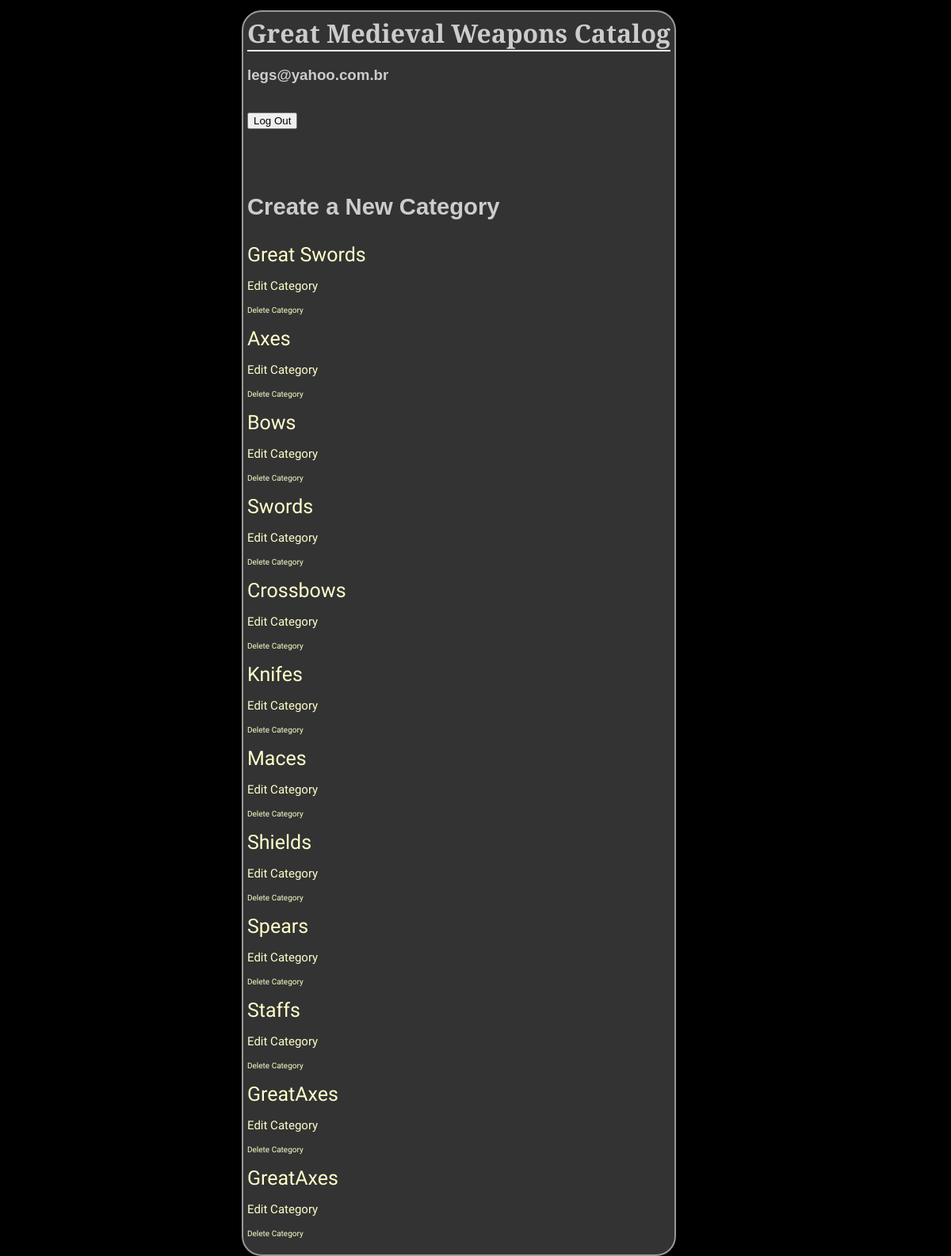
The page /weaponsGuide/ (signed in) on the database its author committed.
### database_setup_weapons.py (models this page shows, shortened)
class Categories(Base):
    __tablename__ = 'categories'
    id = Column(Integer, primary_key=True)
    name = Column(String(250), nullable=False)
    owner = Column(String(80), ForeignKey('user.email'))
    user = relationship(User)

### finalproject.py (the view, shortened to what this page needs)
@app.route('/weaponsGuide/', methods=['GET', 'POST'])
def showCategories():
    DBSession = sessionmaker(bind=engine)
    session = DBSession()
    categories = session.query(Categories).all()
    return render_template('home.html', categories = categories, email= login_session['email'])

### templates/home.html (shortened to what this page needs)
<html>
<head>
<link rel=stylesheet type=text/css href="{{ url_for('static', filename='styles.css') }}">
</head>
<body>
<div class = 'pane quarter'>
	<h1>Great Medieval Weapons Catalog</h1>
	<h3 id="userEmail">{{email}}</h3>
	<div id="buttons">
			<p><a id="DBlogout"  href="{{url_for('logout')}}" onclick="DBlogout();"><input type='button' value='Log Out'></a></p>
	</div>
 <div class="itemspane">
		<a href="{{ url_for('newCategory')}}" > <h3> Create a New Category </h3> </a>
		{% for category in categories %}
		<p><a class="category" href = "{{url_for('showCat', category_id = category.id)}}">{{category.name}}</a></p>
		<p><a id="EditC" href = "{{url_for('editCategory', category_id = category.id)}}">Edit Category</a></p>
		<p> <a id="DelC" href = "{{url_for('deleteCategory', category_id = category.id)}}">Delete Category</a></p>
		{% endfor %}
	</div>
</div>
</body>
</html>

### static/styles.css (style rules this page uses)
body { font-family: sans-serif; background-color: black; }
h1, h2, h3, h4 { color: #CCCCCC; }
h1, h2 { margin: 0; }
h1 { border-bottom: 2px solid #eee; font-family: 'Cinzel', serif; }
p { color: #CCCCCC; }
a { text-decoration: none; color:#FFFFCC; font-size: 25px; font-family: Arial, Helvetica, sans-serif; }
.pane { position:absolute; left: 25%; border: 2px solid; border-radius: 25px; padding: 5px; margin: 5px; border-color: #999999; background-color: #333333; }
.category { font-family: 'Sigmar One', cursive; }
.itemspane { margin-left: auto;margin-right: auto; }
#EditC, #DelC { font-family: 'Underdog', cursive; }
#DelC { font-size: 10px; }
#EditC { font-size: 15px; }

### rows shown on the page
Categories: name "Great Swords"
Categories: name "Axes"
Categories: name "Bows"
Categories: name "Swords"
Categories: name "Crossbows"
Categories: name "Knifes"
Categories: name "Maces"
Categories: name "Shields"
Categories: name "Spears"
Categories: name "Staffs"
Categories: name "GreatAxes"
Categories: name "GreatAxes"

### other values the page prints
{{ email }} "legs@yahoo.com.br"
